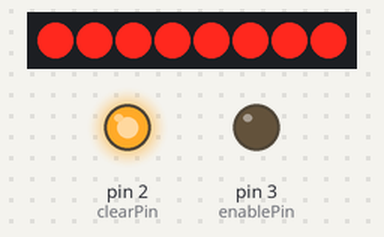
A sketch run on a simulated Arduino Uno, built with avr-gcc and run on an emulated ATmega328P. Parts: 8 shift-register outputs drawn as a row of LEDs (first output left, lit = HIGH), output pins drawn as LEDs (lit = HIGH). Pins used as bus, display or sensor lines are not drawn.

Above: at 0.05 s.
At 3.05 s:
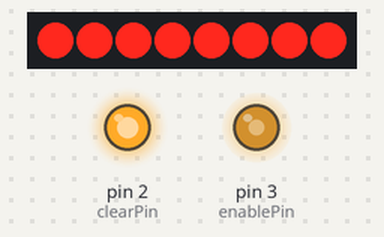
At 4.55 s:
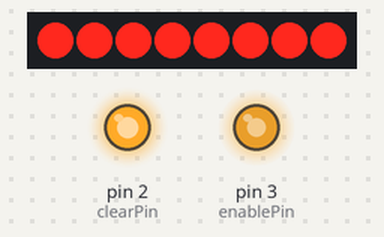
At 6.1 s:
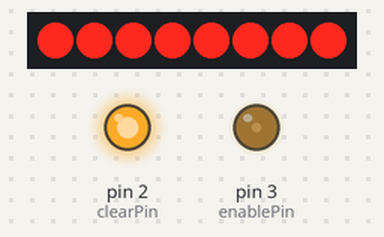
Timing chart, 0 to 8.6 s (numbered marks = the images above):
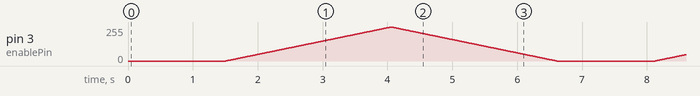

The sketch:

_02_Shift_Register_OE_CLR.ino
```cpp
/*

 Basic Sketch To Control a 74HC595.
 Using the OE and SRCLR pins.
 http://rheingoldheavy.com/shift-register-circuit-build-102/

 */

// Set the pin connections from the shift register
int clearPin   = 2;
int enablePin  = 3;
int dataPin    = 4;
int latchPin   = 5;
int clockPin   = 6;

// Create a variable to hold the 8-bit pattern for the leds
byte leds      = 0;

void setup()
{
  pinMode(latchPin,   OUTPUT);
  pinMode(dataPin,    OUTPUT);
  pinMode(clockPin,   OUTPUT);
  pinMode(clearPin,   OUTPUT);
  pinMode(enablePin,  OUTPUT);

  digitalWrite(enablePin,  LOW);
  digitalWrite(clearPin,   HIGH);
}


void loop()
{

  // Blink the display three times using SRCLR pin
  for (int i = 1; i < 4; i++)
  {
    leds = 255;
    refreshShiftRegister();
    delay(250);

    clearShiftRegister();
    delay(250);
  }

  // Turn all the LEDs on so they can be faded
  leds = 255;
  refreshShiftRegister();

  // Fade the LEDs by using PWM on the OE pin
  int x = 1;
  for (int j = 0; j > -1; j = j + x)
  {
    analogWrite(enablePin, j);
    if (j == 255) x = -1;
    delay(10);
  }

  digitalWrite  (enablePin, LOW);

}

void refreshShiftRegister()
{
  digitalWrite  (latchPin, LOW);
  shiftOut      (dataPin, clockPin, MSBFIRST, leds);
  digitalWrite  (latchPin, HIGH);
}

void clearShiftRegister()
{
  digitalWrite  (latchPin, LOW);
  digitalWrite  (clearPin, LOW);
  digitalWrite  (latchPin, HIGH);
  digitalWrite  (clearPin, HIGH);
}
```
